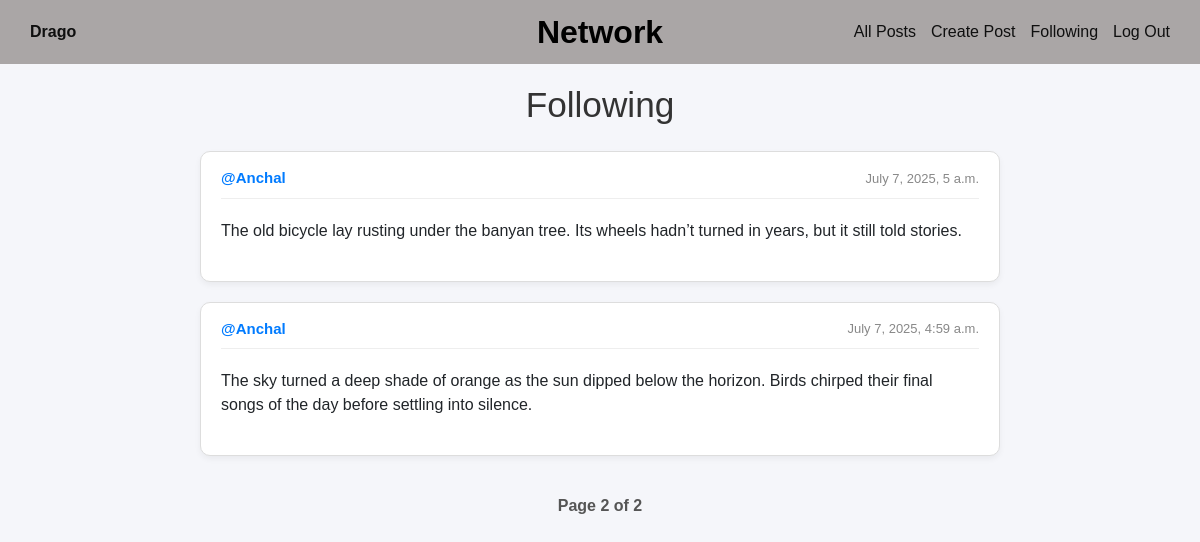
The page /following?page=2 (signed in) on the database its author committed.
### network/models.py (models this page shows, shortened)
class User(AbstractUser):
    pass

class Post(models.Model):
    content = models.CharField(max_length=140)
    user = models.ForeignKey(User, on_delete=models.CASCADE, related_name="author")
    date=models.DateTimeField(auto_now_add=True)

### network/views.py (the view)
# urls.py: path("following",views.following,name="following"),
def following(request):
    currentUser=User.objects.get(pk=request.user.id)
    followingPeople = Follow.objects.filter(user=currentUser)
    allPosts = Post.objects.all().order_by('id').reverse()
    followingPosts =[]
    for post in allPosts:
        for person in followingPeople:
            if person.user_follower == post.user:
                followingPosts.append(post)
    paginator = Paginator(followingPosts, 3)
    page_number = request.GET.get('page')
    posts_of_the_page = paginator.get_page(page_number)
    return render(request, "network/following.html",{
        "posts_of_the_page":posts_of_the_page
        })

### network/templates/network/following.html (shortened to what this page needs)
{% extends "network/layout.html" %}
{% block body %}
<div class="container">
<h1 class="page-title">Following</h1>
    {% for post in posts_of_the_page %}
    <div class="post-card">
      <div class="post-header">
        <strong><a href="{% url 'profile' user_id=post.user.id %}">@{{ post.user }}</a></strong>
        <span class="post-date">{{post.date}}</span>
      </div>
      <div id="content_{{post.id}}" class="post-content">
        {{post.content}}
      </div>
    </div>
    {% endfor %}
    <div class="pagination">
      <ul class="pagination-list">
            <li class="current-page">Page {{ posts_of_the_page.number }} of {{ posts_of_the_page.paginator.num_pages }}</li>
      </ul>
    </div>
</div>
{% endblock %}

### network/templates/network/layout.html (shortened to what this page needs)
{% load static %}
<!DOCTYPE html>
<html lang="en">
    <head>
        <link rel="stylesheet" href="https://cdnjs.cloudflare.com/ajax/libs/font-awesome/6.7.2/css/all.min.css" />
        <link rel="stylesheet" href="https://stackpath.bootstrapcdn.com/bootstrap/4.4.1/css/bootstrap.min.css">
        <link rel="stylesheet" href="https://cdnjs.cloudflare.com/ajax/libs/font-awesome/6.7.2/css/all.min.css" />
        <link href="{% static 'network/styles.css' %}" rel="stylesheet">
    </head>
<body>
    <div>
        <div>
            <div class="navbar">
                <div class="user-info">
                    {% if user.is_authenticated %}
                        <a href="{% url 'profile' user.id %}"><strong>{{ user.username }}</strong></a>
                    {% else %}
                        Register First
                    {% endif %}
                </div>
                <div class="site-title">Network</div>
                <ul class="nav-links">
                    <li><a href="{% url 'index' %}">All Posts</a></li>
                    {% if user.is_authenticated %}
                        <li><a href="{% url 'createPost' %}">Create Post</a></li>
                        <li><a href="{% url 'following' %}">Following</a></li>
                        <li><a href="{% url 'logout' %}">Log Out</a></li>
                    {% else %}
                        <li><a href="{% url 'login' %}">Log In</a></li>
                        <li><a href="{% url 'register' %}">Register</a></li>
                    {% endif %}
                </ul>
            </div>
            <div>
                <div>
                    {% block body %}
                    {% endblock %}
                </div>
            </div>
        </div>
    </div>
</body>
</html>

### network/static/network/styles.css (style rules this page uses)
body { margin: 0; font-family: Arial, sans-serif; background-color:#f5f6fa; }
.navbar { display: flex; align-items: center; justify-content: space-between; background-color: #aaa6a6; position: relative; padding: 20px 30px; color: rgb(7, 7, 7); margin-bottom: 20px; }
.user-info a, .nav-links a { color: rgb(15, 15, 15); text-decoration: none; }
.site-title { position: absolute; left: 50%; transform: translateX(-50%); font-size: 2rem; font-weight: bold; color: #000; }
.nav-links { display: flex; list-style: none; margin: 0; padding: 0; gap: 15px; }
.page-title { text-align: center; font-size: 2.2rem; margin-bottom: 25px; color: #333; }
.post-card { background-color: white; border: 1px solid #ddd; border-radius: 10px; padding: 15px; margin: 15px auto; width: 80%; box-shadow: 0 3px 6px rgba(0, 0, 0, 0.05); transition: transform 0.2s ease; }
.post-header { display: flex; justify-content: space-between; align-items: center; font-size: 15px; margin-bottom: 12px; border-bottom: 1px solid #eee; padding-bottom: 8px; }
.post-header a { color: #007bff; text-decoration: none; font-weight: bold; }
.post-date { color: #888; font-size: 13px; }
.post-content { font-size: 16px; margin-bottom: 15px; padding: 8px 0; line-height: 1.5; word-wrap: break-word; }
.pagination { display: flex; justify-content: center; margin-top: 30px; }
.pagination-list { list-style: none; padding: 0; display: flex; gap: 10px; align-items: center; }
.current-page { padding: 8px 16px; font-weight: bold; color: #555; }
.post-card { background: #fff; border: 1px solid #ddd; border-radius: 10px; padding: 15px 20px; margin: 20px auto; max-width: 800px; }
.pagination { text-align: center; margin-top: 30px; }

### rows shown on the page
User: username "Drago"
Post: user "Anchal", date "July 7, 2025, 5 a.m.", content "The old bicycle lay rusting under the banyan tree. Its wheels hadn’t turned in years, but it still told stories."
Post: user "Anchal", date "July 7, 2025, 4:59 a.m.", content "The sky turned a deep shade of orange as the sun dipped below the horizon. Birds chirped their final songs of the day before settling into silence."

### other values the page prints
{{ posts_of_the_page.number }} "2"
{{ posts_of_the_page.paginator.num_pages }} "2"
